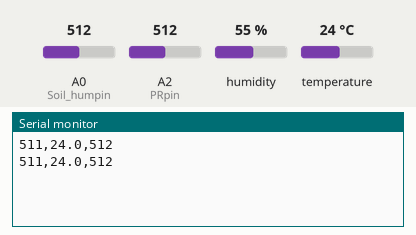
The sketch below on a simulated Arduino Uno, built with avr-gcc and run on an emulated ATmega328P. Parts: the last lines printed to the serial monitor. Wiring (inferred from the names in the program): DHT11 sensor: data pin 8. The inputs (shaded band) are chosen by the test bench; at power-on: temperature 24 °C, A0 (Soil_humpin) = 512, A2 (PRpin) = 512, humidity 55 %.

Above: at 1.8 s.
1.9 s: temperature set to 12 °C
At 2.5 s:
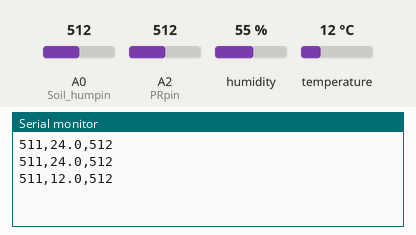
3.4 s: A0 (Soil_humpin) set to 716
At 4.7 s:
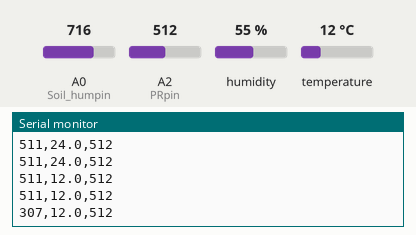
4.9 s: A2 (PRpin) set to 716
At 6.0 s:
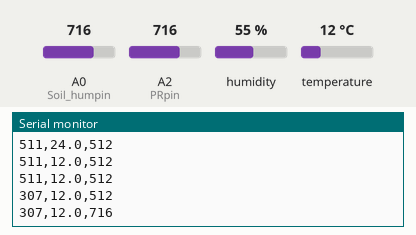
6.4 s: temperature set to 19 °C
At 7.7 s:
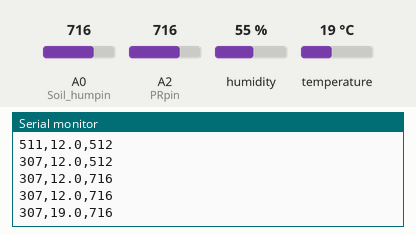
7.9 s: A0 (Soil_humpin) set to 992
At 9.1 s:
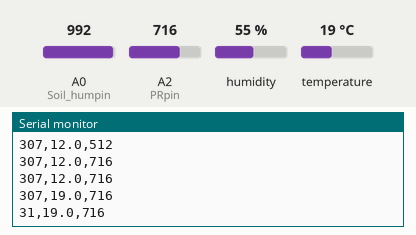
9.4 s: A2 (PRpin) set to 992
At 9.4 s:
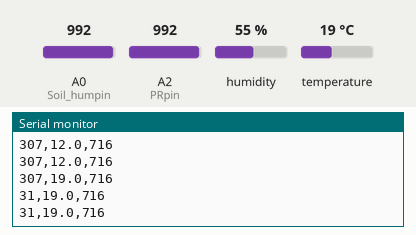
Timing chart, 0 to 11.9 s (numbered marks = the images above; inputs shaded):
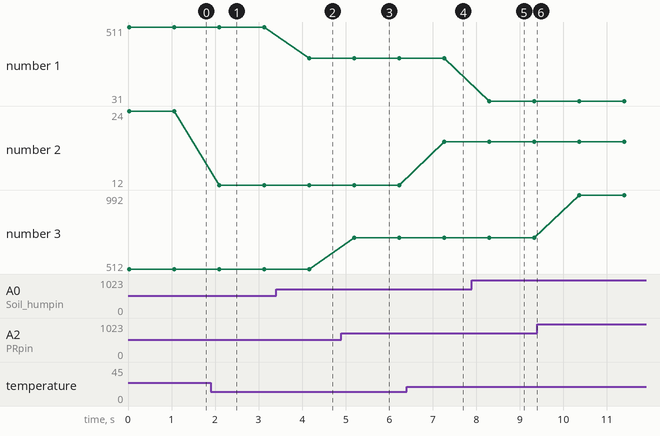

The sketch:

Arduino_data_Collect.ino
```cpp
int DHpin = 8;
int PRpin = 2;
int Light = 0;
int Soil_humpin =0;
byte dat[5];
//PrintWriter output;

void setup()
{
  Serial.begin(9600);
  pinMode(DHpin, OUTPUT);
  pinMode(Soil_humpin,OUTPUT);
  //output = createWriter("Data.csv");
}

byte read_data()
{
	byte data;
	for(int i = 0; i < 8; i++)
	{
		if(digitalRead(DHpin) == LOW)
		{
			while(digitalRead(DHpin) == LOW); // wait 50us;
			delayMicroseconds(30); //The duration of the high level is judged to determine whether the data is '0' or '1';
			if(digitalRead(DHpin) == HIGH)
				data |= (1<<(7 - i)); //High in the former, low in the post;
			while(digitalRead(DHpin) == HIGH); //Data '1', waiting for the next bit of reception;
		}
	}
	return data;
}

int soil_humidity(){
  int value = analogRead(Soil_humpin);
  return 1023 - value;
  }

void start_test()
{
	digitalWrite(DHpin, LOW); //Pull down the bus to send the start signal;
	delay(30); //The delay is greater than 18 ms so that DHT 11 can detect the start signal;
	digitalWrite(DHpin, HIGH);
	delayMicroseconds(40); //Wait for DHT11 to respond;
	pinMode(DHpin, INPUT);
	while(digitalRead(DHpin) == HIGH);
	delayMicroseconds(80); //The DHT11 responds by pulling the bus low for 80us;
	if(digitalRead(DHpin) == LOW);
		delayMicroseconds(80); //DHT11 pulled up after the bus 80us to start sending data;
	for(int i = 0; i < 4; i++) //Receiving temperature and humidity data, check bits are not considered;
		dat[i] = read_data();
	pinMode(DHpin, OUTPUT);
	digitalWrite(DHpin, HIGH); //After the completion of a release of data bus, waiting for the host to start the next signal
}

void loop()
{
	start_test();
/*	Serial.print(dat[0], DEC); //Displays the integer bits of humidity;
	Serial.print('.');
	Serial.print(dat[1], DEC); //Displays the decimal places of the humidity;
	*/

	Serial.print(soil_humidity());
  Serial.print(',');
	Serial.print(dat[2], DEC); //Displays the integer bits of temperature;
	Serial.print('.');
	Serial.print(dat[3], DEC); //Displays the decimal places of the temperature;
  Serial.print(',');
  Light = analogRead(PRpin);
  Serial.println(Light,DEC);
	delay(1000);
}
```

Measured:
- after the input at 1.9 s, the serial monitor: prints a new line after 0.20 s (image 1)
- after the input at 3.4 s, the serial monitor: prints a new line after 0.77 s (image 2)
- after the input at 4.9 s, the serial monitor: prints a new line after 0.30 s (image 3)
- after the input at 6.4 s, the serial monitor: prints a new line after 0.87 s (image 4)
- after the input at 7.9 s, the serial monitor: prints a new line after 0.40 s (image 5)
- plotted number 1: 511 → 307 after the input at 3.4 s, 307 → 31 after the input at 7.9 s
- plotted number 2: 24 → 12 after the input at 1.9 s, 12 → 19 after the input at 6.4 s
- plotted number 3: 512 → 716 after the input at 4.9 s, 716 → 992 after the input at 9.4 s
